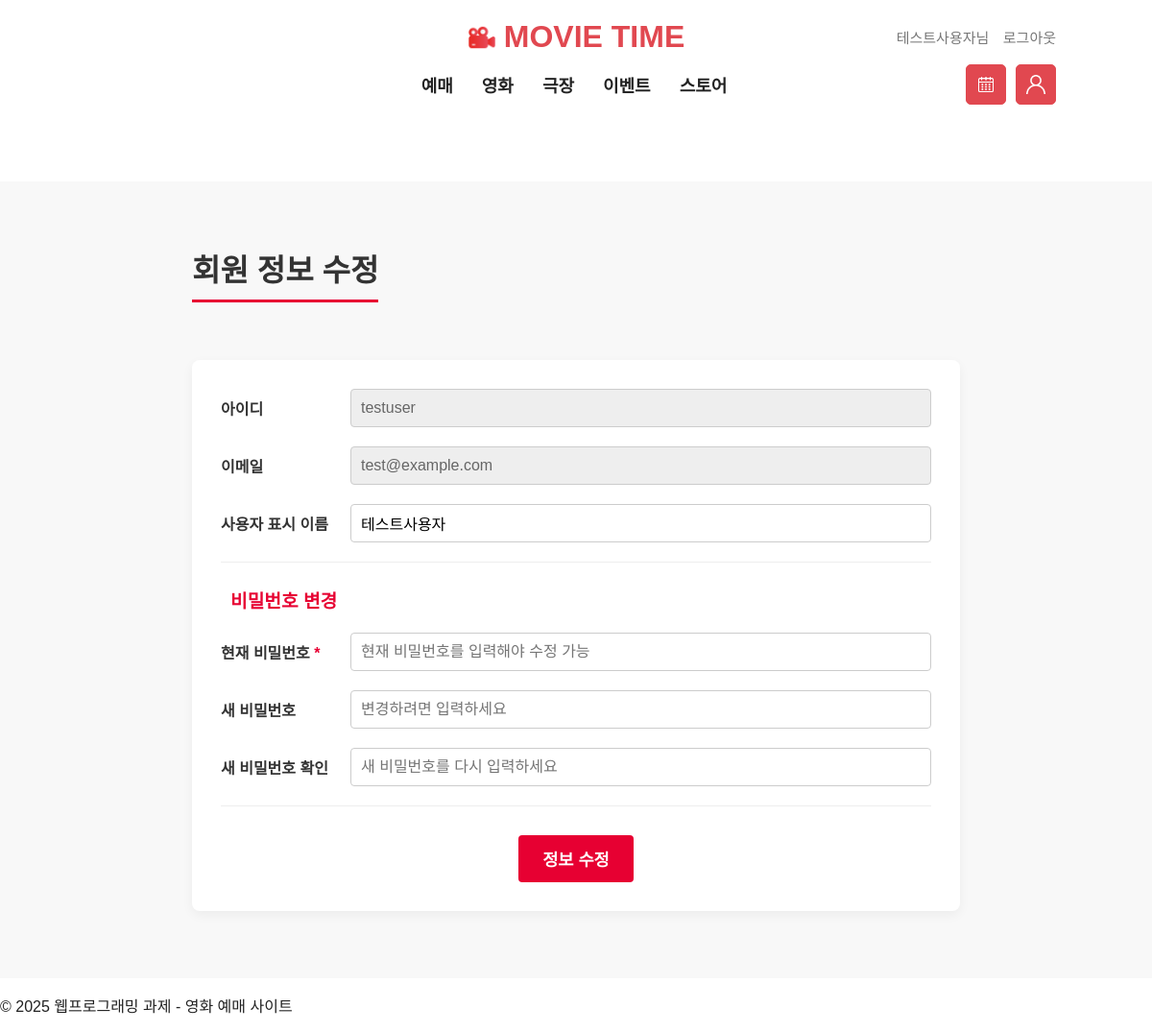
Page /mypage_info.php (signed in) on the committed database.
### tables this page shows
CREATE TABLE users (
    user_no INT AUTO_INCREMENT PRIMARY KEY COMMENT '사용자 고유 번호 (PK)',
    username VARCHAR(50) NOT NULL UNIQUE COMMENT '사용자 표시 이름',
    user_id VARCHAR(30) NOT NULL UNIQUE COMMENT '로그인 아이디',
    password VARCHAR(255) NOT NULL COMMENT '비밀번호 (해시 저장)',
    email VARCHAR(100) UNIQUE COMMENT '이메일 주소',
    register_date TIMESTAMP DEFAULT CURRENT_TIMESTAMP COMMENT '가입일'
);

### mypage_info.php (the view, shortened to what this page needs)
<?php
include_once('db_connect.php');
include_once('header.php');
$user_no = $_SESSION['user_no'];
$user_info = null;
$load_sql = "SELECT username, user_id, email FROM users WHERE user_no = $user_no";
$load_res = $conn->query($load_sql);
if ($load_res && $load_res->num_rows > 0) {
    $user_info = $load_res->fetch_assoc();
} else {
    echo "<script>alert('사용자 정보를 찾을 수 없습니다.'); location.href='mypage.php';</script>";
    exit;
}
?>
<main class="mypage-main-content">
    <div class="mypage-layout">
        <h2 class="mypage-title">회원 정보 수정</h2>
        <div class="info-update-container">
            <form action="mypage_info.php" method="POST" class="user-info-form">
                <div class="form-group readonly">
                    <label for="user_id">아이디</label>
                    <input type="text" id="user_id" value="<?= htmlspecialchars($user_info['user_id']) ?>" readonly>
                </div>
                <div class="form-group readonly">
                    <label for="email">이메일</label>
                    <input type="email" id="email" value="<?= htmlspecialchars($user_info['email']) ?>" readonly>
                </div>
                <div class="form-group">
                    <label for="username">사용자 표시 이름</label>
                    <input type="text" id="username" name="username" value="<?= htmlspecialchars($user_info['username']) ?>" required>
                </div>
                <hr>
                <h4 class="section-title">비밀번호 변경</h4>
                 <div class="form-group">
                    <label for="current_password">현재 비밀번호 <span class="required">*</span></label>
                    <input type="password" id="current_password" name="current_password" required placeholder="현재 비밀번호를 입력해야 수정 가능">
                </div>
                <div class="form-group">
                    <label for="new_password">새 비밀번호</label>
                    <input type="password" id="new_password" name="new_password" placeholder="변경하려면 입력하세요">
                </div>
                <div class="form-group">
                    <label for="new_password_confirm">새 비밀번호 확인</label>
                    <input type="password" id="new_password_confirm" name="new_password_confirm" placeholder="새 비밀번호를 다시 입력하세요">
                </div>
                <hr>
                <div class="form-actions">
                    <button type="submit" class="btn-submit">정보 수정</button>
                    </div>
            </form>
        </div>
    </div>
</main>
<?php include_once('footer.php'); ?>

### style.css (style rules this page uses)
:root { --color-red: #E14850; --color-gray: #777777; --color-lightgray: #f6f6f6; --color-black: #222222; --color-white: #ffffff; }
body { font-family: Arial, sans-serif; margin: 0; padding: 0; background-color: var(--color-white); color: var(--color-black); }
input[type="text"], input[type="password"],bt input[type="email"] { padding: 10px; background-color: var(--color-white); width: 100%; box-sizing: border-box; margin-top: 10px; margin-left: 15px; margin-bottom: 10px; }
.section-title { font-size: 20px; font-weight: bold; margin-bottom: 15px; padding-left: 10px; }
.section-title { margin-bottom: 0; font-size: 20px; font-weight: bold; }
.mypage-main-content { background-color: #f8f8f8; min-height: 70vh; padding: 40px 0; }
.mypage-layout { width: 100%; max-width: 800px; margin: 0 auto; padding: 0 20px; }
.mypage-title { font-size: 2em; font-weight: 700; margin-bottom: 30px; color: #333; border-bottom: 3px solid #e70032; padding-bottom: 10px; display: inline-block; }
.info-update-container { max-width: 800px; margin: 30px auto; padding: 30px; background-color: var(--color-white); border-radius: 8px; box-shadow: 0 4px 12px rgba(0,0,0,0.05); }
.user-info-form .form-group { margin-bottom: 20px; display: flex; align-items: center; }
.user-info-form label { width: 120px; flex-shrink: 0; font-weight: 600; margin-right: 15px; text-align: left; color: #333; }
.user-info-form input[type="text"], .user-info-form input[type="email"], .user-info-form input[type="password"] { flex-grow: 1; margin: 0; padding: 10px; border: 1px solid #ccc; border-radius: 4px; box-sizing: border-box; font-size: 1em; }
.form-group.readonly input { background-color: #eee; color: #666; cursor: default; }
.user-info-form hr { margin: 0 0; border: 0; border-top: 1px solid #eee; }
.section-title { font-size: 1.2em; color: #e70032; margin-bottom: 15px; padding-bottom: 5px; }
.required { color: #e70032; font-weight: bold; }
.form-actions { margin-top: 30px; text-align: center; }
.btn-submit { padding: 12px 25px; background-color: #e70032; color: white; border: none; border-radius: 4px; cursor: pointer; font-size: 1.1em; font-weight: 600; transition: background-color 0.2s; }

### rows in the picture
users: user "testuser", email "test@example.com", username "테스트사용자"

### other values in the picture
$username "테스트사용자"
